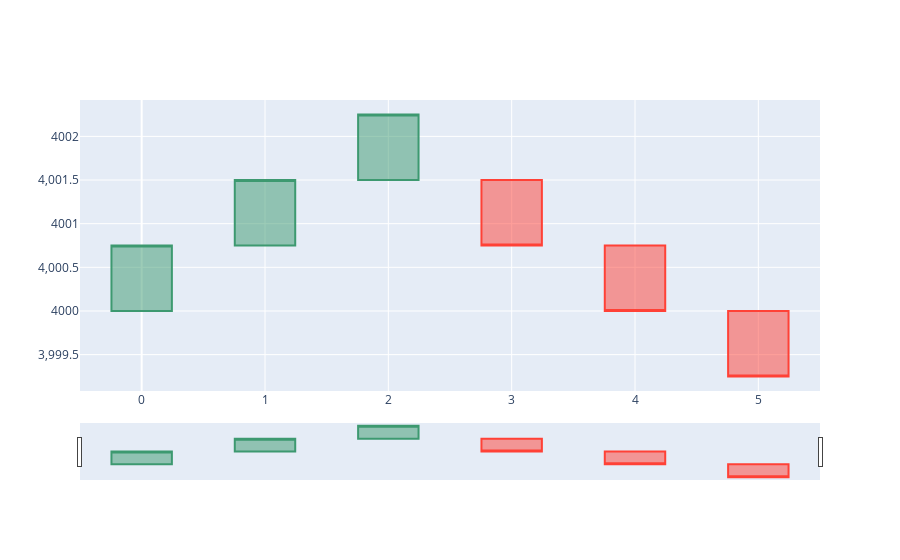

Write notebook code for a chart like this one.
### Code cell
from typing import Iterable

class Renko:
    def __init__(self, s: pd.Series, bar_size: float):
        assert len(s) > 1, "Series of 2+ numbers needed"
        self.s = s
        self.size = bar_size

    def __iter__(self):
        # Assume initial trend with first two values
        if self.s[1] > self.s[0]:
            _hi_bound = self.s[0] + self.size
            _lo_bound = self.s[0] - (2 * self.size)
        else:
            _lo_bound = self.s[0] - self.size
            _hi_bound = self.s[0] + (2 * self.size)

        for i, x in self.s.iloc[1:].items():
            while x >= _hi_bound:
                yield (i, _hi_bound - self.size, _hi_bound, _hi_bound - self.size, _hi_bound)
                _hi_bound += self.size
                _lo_bound += self.size
            while x <= _lo_bound:
                yield (i, _lo_bound + self.size, _lo_bound + self.size, _lo_bound, _lo_bound)
                _hi_bound -= self.size
                _lo_bound -= self.size


renkos = list(Renko(s4, bar_size=0.75))
for x in renkos:
    print(x)

renkos = np.array(renkos)
renkos = pd.DataFrame(
    {
        "Open": renkos[:, 1],
        "High": renkos[:, 2],
        "Low": renkos[:, 3],
        "Close": renkos[:, 4],
    },
    # index=renkos[:, 0]
)

import plotly.graph_objects as go

fig = go.Figure(data=[
    go.Candlestick(
        # x=presentable.index,
        open=renkos["Open"],
        high=renkos['High'],
        low=renkos['Low'],
        close=renkos["Close"]
    )
])
fig.show()

### Figure 1 — Plotly figure (JSON) as saved in the notebook; plotly's stock layout.template omitted (floating-point values rounded to 4 significant figures)
{"data": [{"close": [4001.0, 4002.0, 4002.0, 4001.0, 4000, 3999.0], "high": [4001.0, 4002.0, 4002.0, 4002.0, 4001.0, 4000], "low": [4000, 4001.0, 4002.0, 4001.0, 4000, 3999.0], "open": [4000, 4001.0, 4002.0, 4002.0, 4001.0, 4000], "type": "candlestick"}], "layout": {}}
